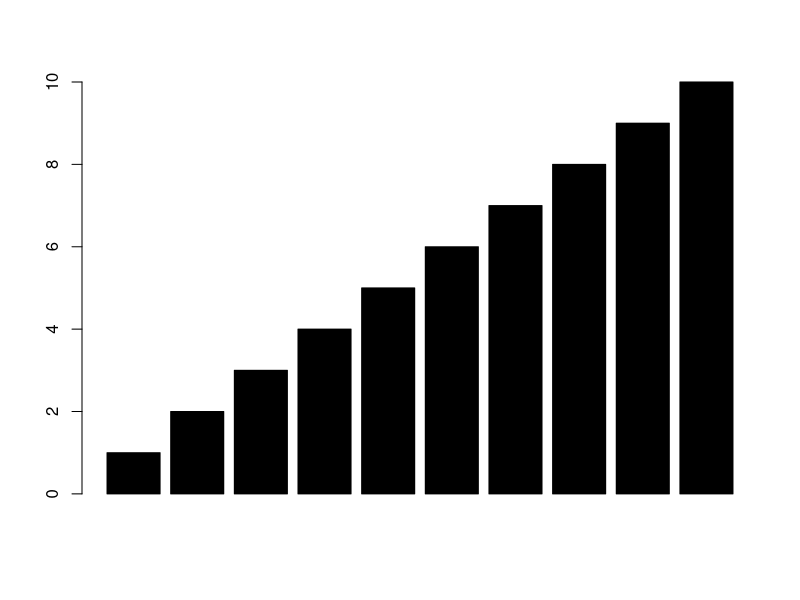
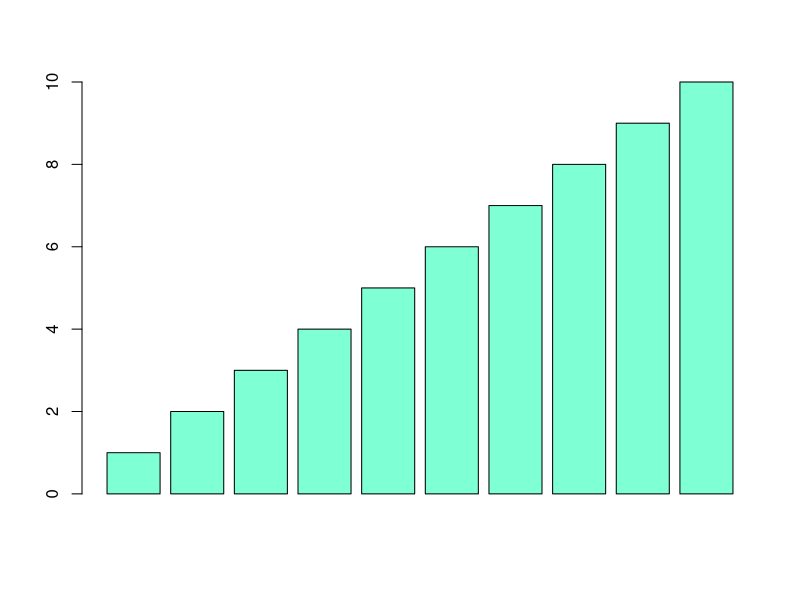
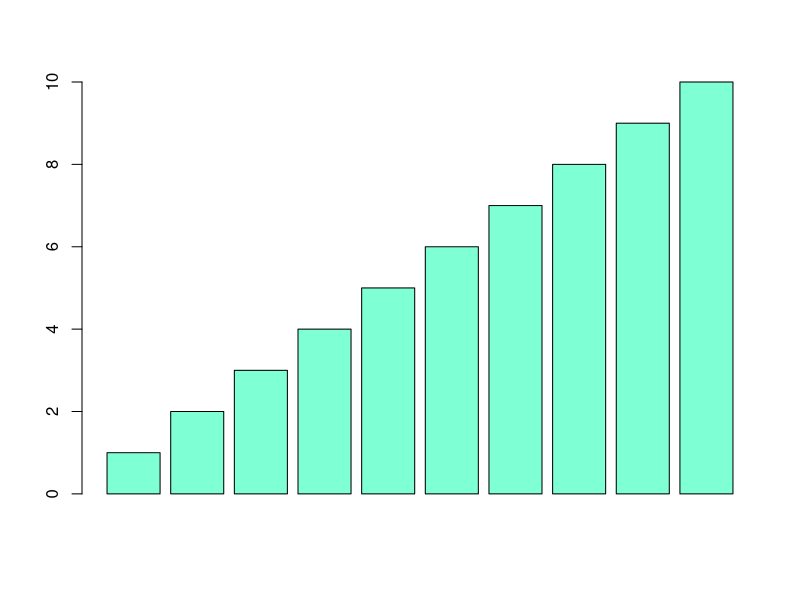
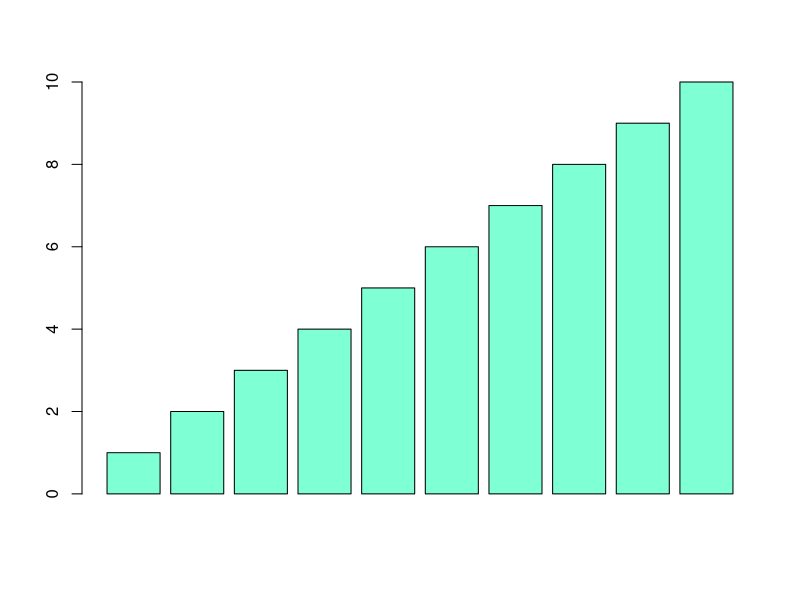
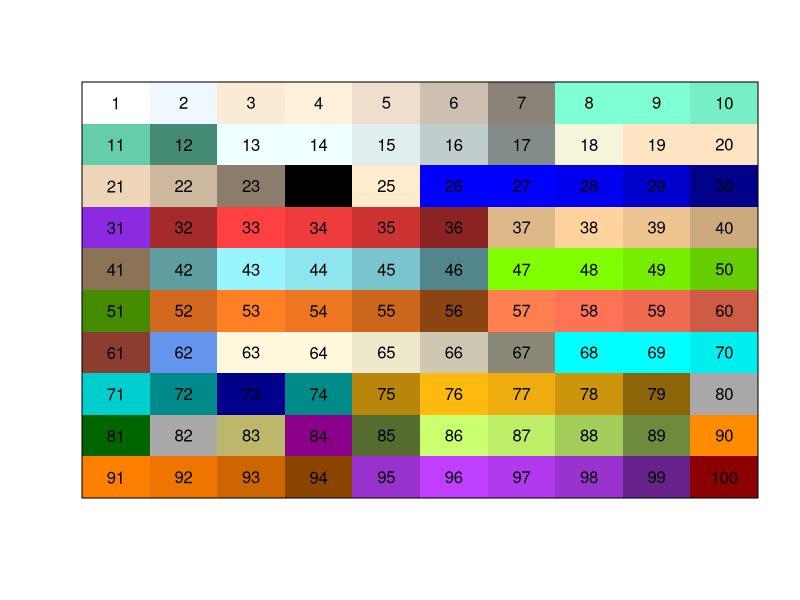
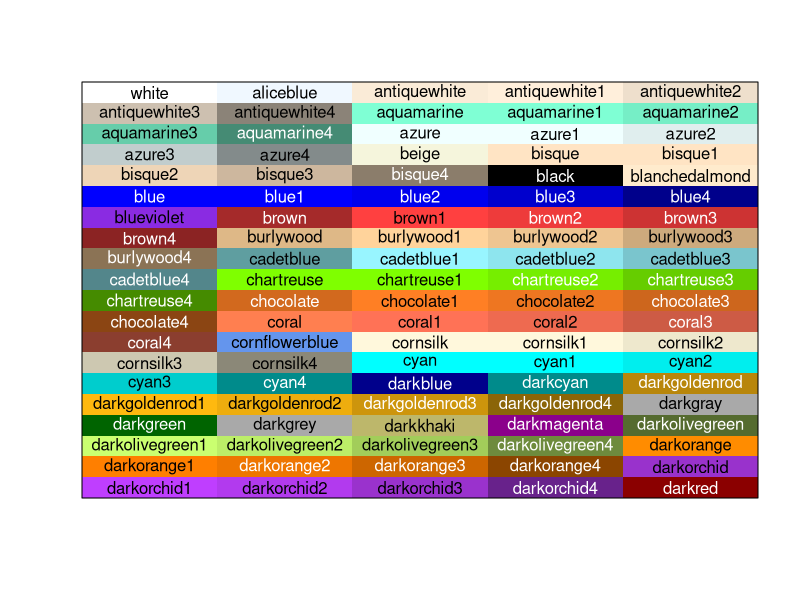
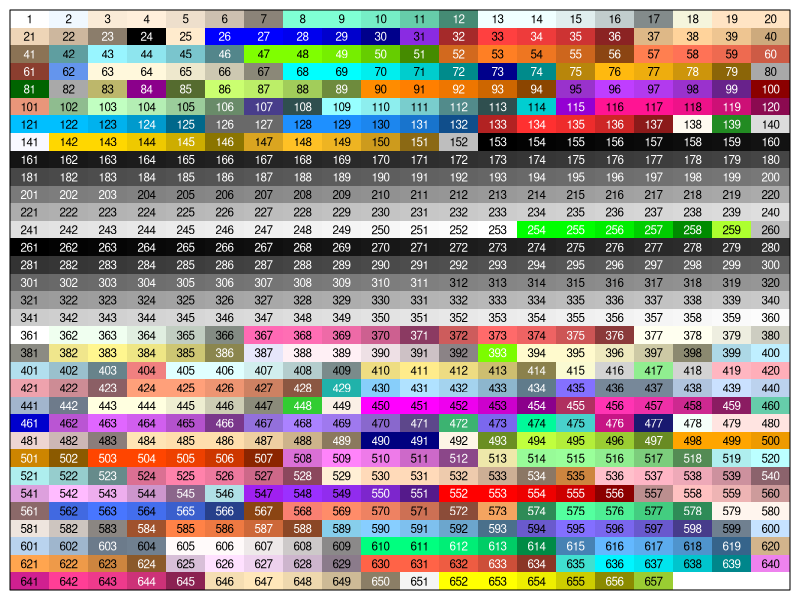
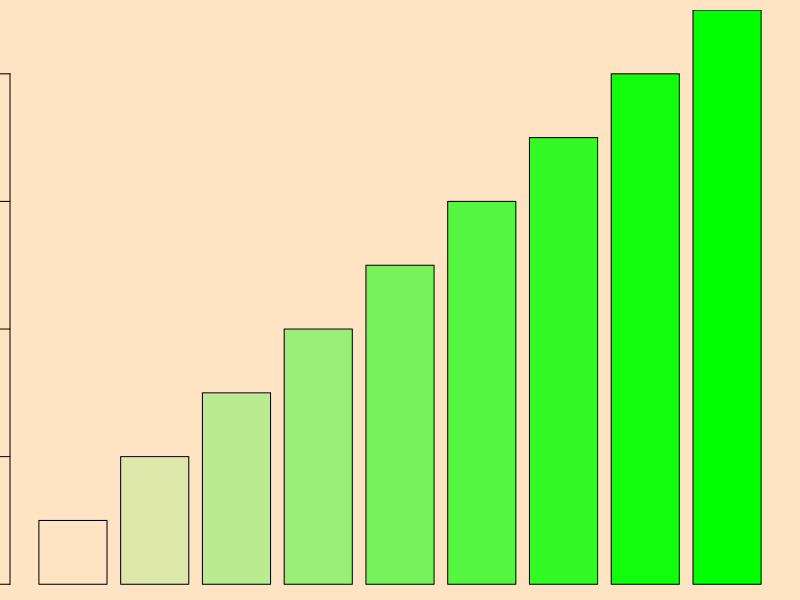

Write the R code that produced these figures, in order.
####################################
#Lecture 6, Trevor Branch, FISH 507H
#Fall 2011
#Using color in R
#The essential pdf document describing all 657 named colors in R is found at:
#http://research.stowers-institute.org/efg/R/Color/Chart
#download this and save it somewhere easily accessible, e.g. on desktop or Libraries\Documents\Rcolors.pdf
####################################

colors()                         #numbered and named colors in R 
barplot(1:10,col=9)              #does NOT access the colors in "colors()"
barplot(1:10,col=colors()[9])    #these are three ways of plotting with the same (rather ugly) color
barplot(1:10,col="aquamarine1")  #name
barplot(1:10,col="#7FFFD4")      #hexadecimal code: F0 (red) F8 (green) FF (blue). 
#Note: base-16 (hexadecimal) not base-10 (decimal).
#in decimal, 765 means 7*10*10 + 6*10 + 5*10^0 = 765       [10^0 = 1]
#in hexadecimal, 765 means 7*16*16 + 6*16 + 5*16^0 = 1893  [16^0 = 1]  
#but hexadecimal also has letters encoding for numbers 10-15: A (10), B(11), C(12), D(13), E(14), F(15)
#Thus 6FA means 6*16*16 + 15*16 + 10*1 = 1786


col2rgb("yellow")  #return the red, green, blue components of a color
rgb(1.0, 1.0, 0.0) #convert RGB colors scaled from 0 to 1 into a hexadecimal number  
rgb(255, 255, 0, maxColorValue=255)  #convert RGB integers between 0 and 255 into hexadecimal
colors()[grep("red",colors())]       #return all named colors with "red" in their names
                                     #'grep' is a very useful command to return locations of matches of strings

#Automatic function to decide whether to make text black or white when plotting it over a color. 
#if average of red, blue, green is >127 (half of 255) then the background is light, needing black text
SetTextContrastColor <- function(color)
{
  ifelse( mean(col2rgb(color)) > 127, "black", "white")  #high RGB values indicate darkness
}      #ifelse is shorthand way of writing if-then-else statement

####generate color key
plot(1,ann=F,xlim=c(0,10),ylim=c(0,10),xaxs="i",yaxs="i", type="n",axes=F)
for (i in 1:10) {
   for (j in 1:10) {
      temp.num <- 10*(i-1)+j
      plot.color <- colors()[temp.num]
      rect(xleft=j-1,xright=j,ybottom=10-i,ytop=11-i,col=plot.color, border=NA)
      text(x=j-0.5,y=10-i+0.5,labels=temp.num)
   }
}
box()

#change color of text depending on darkness of background, make it 5X20 
plot(1,ann=F,xlim=c(0,5),ylim=c(0,20),xaxs="i",yaxs="i", type="n",axes=F)
for (i in 1:20) {
   for (j in 1:5) {
      temp.num <- 5*(i-1)+j
      plot.color <- colors()[temp.num]
      rect(xleft=j-1,xright=j,ybottom=20-i,ytop=21-i,col=plot.color, border=NA)
      text.color <- SetTextContrastColor(plot.color)  #use the function defined above to make text white or black
      text(x=j-0.5,y=20-i+0.5,labels=plot.color, col=text.color)
   }
}
box()

#add color, make the array generalizable, plot every single named color but use the number
par(oma=c(0.5,0.5,0.5,0.5), mar=c(0,0,0,0))
ymax <- 33
xmax <- 20
plot(1,ann=F,xlim=c(0,xmax),ylim=c(0,ymax),xaxs="i",yaxs="i", type="n",axes=F)
for (i in 1:ymax) {
   for (j in 1:xmax) {  #change to 5 to make the widths wider
      temp.num <- xmax*(i-1)+j
      if (temp.num <= length(colors())) {   #only plot named colors, as soon as exceeded, stop plotting
         plot.color <- colors()[temp.num]
         rect(xleft=j-1,xright=j,ybottom=ymax-i,ytop=ymax-i+1,col=plot.color, border=NA)
         text.color <- SetTextContrastColor(plot.color)  #use the function defined above to make text white or black
         text(x=j-0.5,y=ymax-i+0.5,labels=temp.num, col=text.color, cex=0.7)
      }
   }
}
box()

######different amounts of transparency (an ugly example, yes)
par(bg=colors()[19])   #change the background color of the plotting region
plot(1,ann=F,xaxs="i",yaxs="i", type="n",axes=F)
hex.color <- rgb(t(col2rgb("green")), maxColorValue=255) #t() changes column to vector
trans.col <- paste(hex.color, c("00", "22","44","66","88","AA","CC","EE", "FF"), sep="")
barplot(1:9,col=trans.col)
par(bg="white")

########R color brewer package
require(RColorBrewer)
display.brewer.all()
display.brewer.all(type="div")
display.brewer.all(type="seq")
display.brewer.all(type="qual")

#display a divergent palette
display.brewer.pal(7,"BrBG")

## display a qualitative palette
display.brewer.pal(7,"Accent")

#display several palettes simultaneously
display.brewer.all(n=10, exact.n=FALSE)

#create a sequential palette for usage and show colors
mypalette<-brewer.pal(7,"Greens")
image(1:7,1,as.matrix(1:7),col=mypalette,xlab="Greens (sequential)",
      ylab="",xaxt="n",yaxt="n",bty="n")

#print out all names, maximum number of colors, and divergent qualities
brewer.pal.info


#####example of using a color brewer palette
XX <- runif(10000, min=0,max=0.9999999)
YY <- runif(10000, min=0,max=0.9999999)
plot(XX, YY)
mypalette<-brewer.pal(7,"RdYlGn") #note, a lower case L "l" not a capital i "I"
XXnumbers1to7 <- floor(XX*7)+1    #convert values to numbers 1 through 7, coding for the 7 palette colors
table(XXnumbers1to7)              #check to see if math done right
colors <- mypalette[XXnumbers1to7]   
plot(x=XX, y=YY, col="transparent", bg=colors,pch=21)

#overlay some transparency
XX <- runif(10000, min=0,max=0.9999999)
YY <- runif(10000, min=0,max=0.9999999)
mypalette<-brewer.pal(7,"RdYlGn") #note, a lower case L "l" not a capital i "I"
XXnumbers1to7 <- floor(XX*7)+1    #convert values to numbers 1 through 7, coding for the 7 palette colors
YYnumbers1to7 <- floor(YY*7)+1    #convert values to numbers 1 through 7, coding for the 7 palette colors
XXcolors <- mypalette[XXnumbers1to7]   
YYcolors <- mypalette[YYnumbers1to7]   
XXtrans <- paste(XXcolors,"77",sep="")
YYtrans <- paste(YYcolors,"77",sep="")
plot(x=XX, y=YY, col="transparent", bg=XXtrans,pch=21)
par(new=T)
plot(x=XX, y=YY, col="transparent", bg=YYtrans,pch=21)

